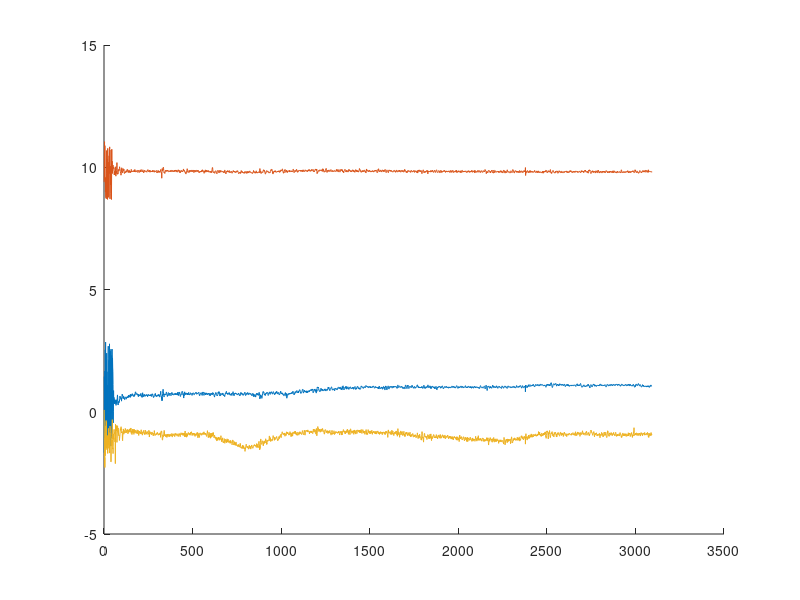
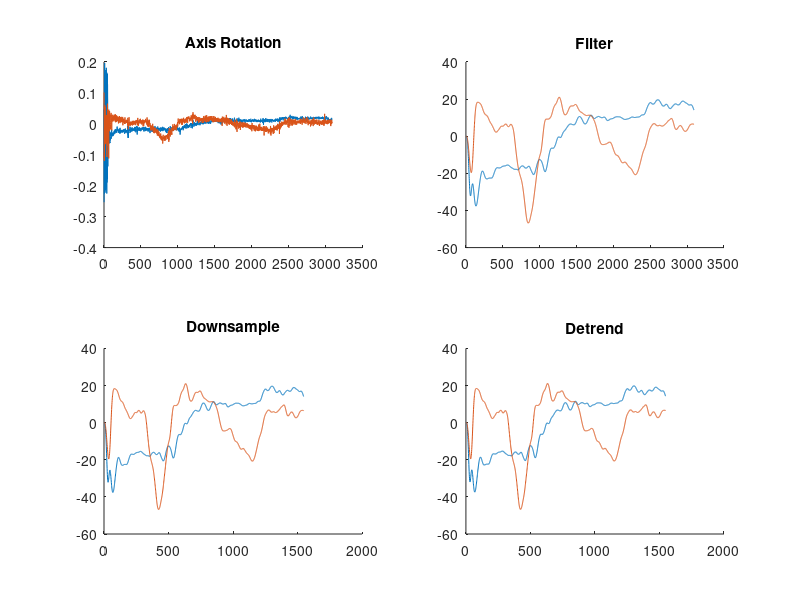
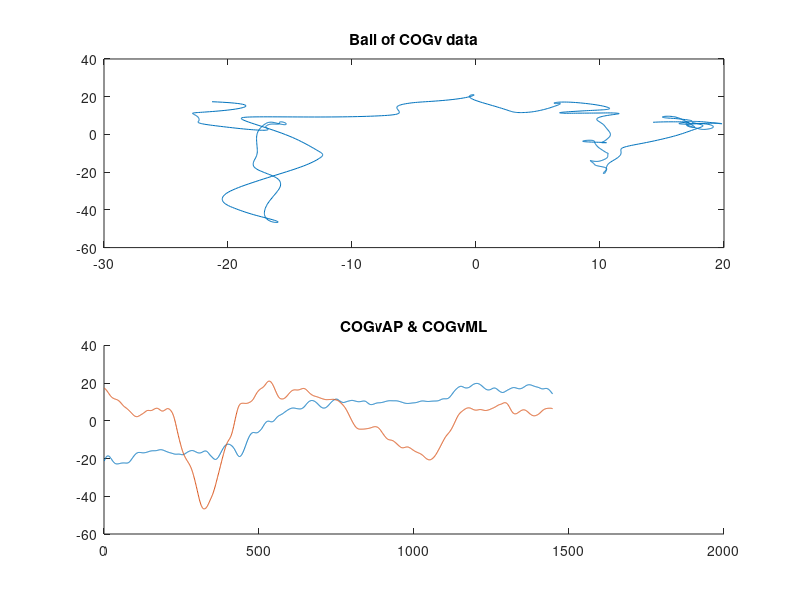

The MATLAB script that drew these images, in order:

% Load all the data from files
initialData = load("test_data.txt");
processedData = load("dropped_data.txt");
rotatedData = load("rotated_data.txt");
filteredData = load("filtered_data.txt");
downsampledData = load("downsampled_data.txt");
detrendedData = load("detrended_data.txt");

% Plot initial data
figure("name","Original Accelerometer Data","numbertitle","off");
hold on;
plot(initialData(:,1,1));
plot(initialData(:,2,1));
plot(initialData(:,3,1));
hold off;

% Plot all the steps
figure("name","","numbertitle","off");
subplot(2,2,1);
hold on;
plot(rotatedData(:,1,1));
plot(rotatedData(:,2,1));
hold off;
title("Axis Rotation");
subplot(2,2,2);
hold on;
plot(filteredData(:,1,1));
plot(filteredData(:,2,1));
hold off;
title("Filter");
subplot(2,2,3);
hold on;
plot(downsampledData(:,1,1));
plot(downsampledData(:,2,1));
hold off;
title("Downsample");
subplot(2,2,4);
hold on;
plot(detrendedData(:,1,1));
plot(detrendedData(:,2,1));
hold off;
title("Detrend");

% Plot computed data
figure("name","Processed COGv data","numbertitle","off");
subplot(2,1,1);
plot(processedData(:,1,1), processedData(:,2,1));
title("Ball of COGv data");
subplot(2,1,2);
hold on;
plot(processedData(:,1,1));
plot(processedData(:,2,1));
hold off;
title("COGvAP & COGvML");
